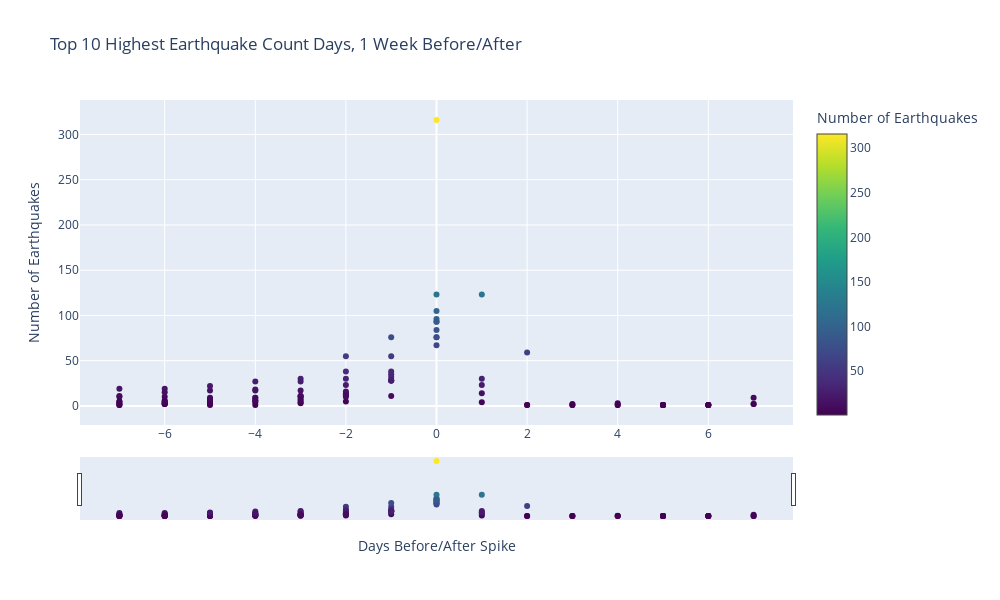

Notebook code for this chart:
### Code cell
# Initialize an empty DataFrame to store the combined filtered data
filtered_data_df = pd.DataFrame()

# For each of the top 10 "mag" values, extract and combine the data points one week before and after
for index, row in usgs_grouped_counts_top10.iterrows():
    current_time = row['time']
    previous_time = current_time - one_week
    next_time = current_time + one_week
    
    filtered_data_before = usgs_grouped_counts[(usgs_grouped_counts['time'] >= previous_time) & (usgs_grouped_counts['time'] < current_time)].copy()
    filtered_data_before['days_until_large_value'] = (current_time - filtered_data_before['time']).dt.days  # Calculate days until the large value
    
    filtered_data_after = usgs_grouped_counts[(usgs_grouped_counts['time'] <= next_time) & (usgs_grouped_counts['time'] >= current_time)].copy()
    filtered_data_after['days_until_large_value'] = (current_time - filtered_data_after['time']).dt.days  # Calculate days until the large value
    
    filtered_data_df = pd.concat([filtered_data_df, filtered_data_before, filtered_data_after])

# Create a Plotly figure
fig = go.Figure()

scatter = go.Scatter(
    x=filtered_data_df['days_until_large_value'],
    y=filtered_data_df['count'],
    mode='markers',
    marker=dict(
        size= 6,  # Set an appropriate marker size
        color=filtered_data_df['count'],
        colorscale='Viridis',
        colorbar=dict(title='Number of Earthquakes'),
    ),
    text=filtered_data_df['time'],  # You can customize the hover text as needed
)

fig.add_trace(scatter)

fig.update_layout(
    title='Top 10 Highest Earthquake Count Days, 1 Week Before/After',
    xaxis=dict(title='Days Until Large Value'),
    yaxis=dict(title='Number of Earthquakes'),
    width=1000,
    height=600,
)

# Add interactivity
fig.update_xaxes(title_text='Days Before/After Spike')
fig.update_xaxes(rangeslider_visible=True)
fig.update_layout(dragmode='pan')

# Show the interactive plot
fig.show()

### Figure 1 — Plotly figure (JSON) as saved in the notebook; plotly's stock layout.template omitted (floating-point values rounded to 4 significant figures)
{"data": [{"marker": {"color": [105, 28, 5, 3, 3, 2, 1, 2, 1, 1, 1, 84, 55, 55, 17, 9, 5, 10, 10, 4, 67, 11, 14, 4, 4, 7, 3, 3, 9, 1, 3, 2, 1, 14, 76, 32, 10, 10, 1, 2, 2, 1, 1, 1, 123, 76, 38, 30, 27, 17, 6, 19, 1, 1, 123, 76, 38, 30, 27, 17, 6, 19, 11, 1, 1, 93, 35, 16, 6, 6, 1, 2, 5, 1, 96, 28, 12, 11, 6, 9, 15, 1, 1, 1, 30, 93, 28, 23, 11, 9, 8, 5, 5, 2, 1, 1, 59, 23, 316, 28, 12, 8, 18, 22, 4, 2], "colorbar": {"title": {"text": "Number of Earthquakes"}}, "colorscale": [[0, "#440154"], [0.1111, "#482878"], [0.2222, "#3e4989"], [0.3333, "#31688e"], [0.4444, "#26828e"], [0.5556, "#1f9e89"], [0.6667, "#35b779"], [0.7778, "#6ece58"], [0.8889, "#b5de2b"], [1, "#fde725"]], "size": 6}, "mode": "markers", "text": ["1971-02-09T00:00:00", "1971-02-10T00:00:00", "1971-02-11T00:00:00", "1971-02-12T00:00:00", "1971-02-14T00:00:00", "1971-02-15T00:00:00", "1971-02-16T00:00:00", "1980-05-18T00:00:00", "1980-05-19T00:00:00", "1980-05-20T00:00:00", "1980-05-22T00:00:00", "1980-05-25T00:00:00", "1980-05-26T00:00:00", "1980-05-27T00:00:00", "1980-05-28T00:00:00", "1980-05-29T00:00:00", "1980-05-30T00:00:00", "1980-05-31T00:00:00", "1980-06-01T00:00:00", "1983-05-02T00:00:00", "1983-05-03T00:00:00", "1983-05-04T00:00:00", "1983-05-05T00:00:00", "1983-05-06T00:00:00", "1983-05-07T00:00:00", "1983-05-08T00:00:00", "1983-05-09T00:00:00", "1983-05-10T00:00:00", "1986-07-14T00:00:00", "1986-07-16T00:00:00", "1986-07-17T00:00:00", "1986-07-18T00:00:00", "1986-07-19T00:00:00", "1986-07-20T00:00:00", "1986-07-21T00:00:00", "1986-07-22T00:00:00", "1986-07-23T00:00:00", "1986-07-24T00:00:00", "1986-07-25T00:00:00", "1986-07-26T00:00:00", "1986-07-27T00:00:00", "1986-07-28T00:00:00", "1992-06-23T00:00:00", "1992-06-24T00:00:00", "1992-06-28T00:00:00", "1992-06-29T00:00:00", "1992-06-30T00:00:00", "1992-07-01T00:00:00", "1992-07-02T00:00:00", "1992-07-03T00:00:00", "1992-07-04T00:00:00", "1992-07-05T00:00:00", "1992-06-23T00:00:00", "1992-06-24T00:00:00", "1992-06-28T00:00:00", "1992-06-29T00:00:00", "1992-06-30T00:00:00", "1992-07-01T00:00:00", "1992-07-02T00:00:00", "1992-07-03T00:00:00", "1992-07-04T00:00:00", "1992-07-05T00:00:00", "1992-07-06T00:00:00", "1994-01-11T00:00:00", "1994-01-12T00:00:00", "1994-01-17T00:00:00", "1994-01-18T00:00:00", "1994-01-19T00:00:00", "1994-01-20T00:00:00", "1994-01-21T00:00:00", "1994-01-22T00:00:00", "1994-01-23T00:00:00", "1994-01-24T00:00:00", "1999-10-10T00:00:00", "1999-10-16T00:00:00", "1999-10-17T00:00:00", "1999-10-18T00:00:00", "1999-10-19T00:00:00", "1999-10-20T00:00:00", "1999-10-21T00:00:00", "1999-10-22T00:00:00", "2010-03-31T00:00:00", "2010-04-02T00:00:00", "2010-04-03T00:00:00", "2010-04-04T00:00:00", "2010-04-05T00:00:00", "2010-04-06T00:00:00", "2010-04-07T00:00:00", "2010-04-08T00:00:00", "2010-04-09T00:00:00", "2010-04-10T00:00:00", "2010-04-11T00:00:00", "2010-04-12T00:00:00", "2019-06-29T00:00:00", "2019-06-30T00:00:00", "2019-07-02T00:00:00", "2019-07-04T00:00:00", "2019-07-05T00:00:00", "2019-07-06T00:00:00", "2019-07-07T00:00:00", "2019-07-08T00:00:00", "2019-07-09T00:00:00", "2019-07-10T00:00:00", "2019-07-11T00:00:00", "2019-07-12T00:00:00", "2019-07-13T00:00:00"], "type": "scatter", "x": [0, -1, -2, -3, -5, -6, -7, 7, 6, 5, 3, 0, -1, -2, -3, -4, -5, -6, -7, 1, 0, -1, -2, -3, -4, -5, -6, -7, 7, 5, 4, 3, 2, 1, 0, -1, -2, -3, -4, -5, -6, -7, 5, 4, 0, -1, -2, -3, -4, -5, -6, -7, 6, 5, 1, 0, -1, -2, -3, -4, -5, -6, -7, 6, 5, 0, -1, -2, -3, -4, -5, -6, -7, 6, 0, -1, -2, -3, -4, -5, -6, 5, 3, 2, 1, 0, -1, -2, -3, -4, -5, -6, -7, 7, 6, 4, 2, 1, 0, -1, -2, -3, -4, -5, -6, -7], "y": [105, 28, 5, 3, 3, 2, 1, 2, 1, 1, 1, 84, 55, 55, 17, 9, 5, 10, 10, 4, 67, 11, 14, 4, 4, 7, 3, 3, 9, 1, 3, 2, 1, 14, 76, 32, 10, 10, 1, 2, 2, 1, 1, 1, 123, 76, 38, 30, 27, 17, 6, 19, 1, 1, 123, 76, 38, 30, 27, 17, 6, 19, 11, 1, 1, 93, 35, 16, 6, 6, 1, 2, 5, 1, 96, 28, 12, 11, 6, 9, 15, 1, 1, 1, 30, 93, 28, 23, 11, 9, 8, 5, 5, 2, 1, 1, 59, 23, 316, 28, 12, 8, 18, 22, 4, 2]}], "layout": {"dragmode": "pan", "height": 600, "title": {"text": "Top 10 Highest Earthquake Count Days, 1 Week Before/After"}, "width": 1000, "xaxis": {"rangeslider": {"visible": true}, "title": {"text": "Days Before/After Spike"}}, "yaxis": {"title": {"text": "Number of Earthquakes"}}}}
